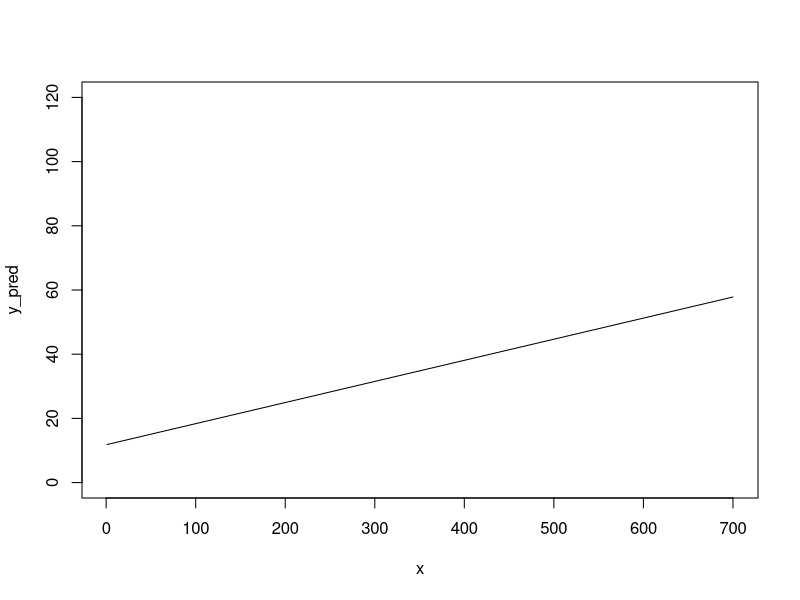

The R source for this figure:
#Codigo para problema 1

R2 <- 0.1923

R <- sqrt(R2)
R

m <- 0.06576
b <- 11.78755
x <- 647.1
m*x+b
x <- 1:700
y_pred <- m*x+b
plot(x,y_pred, type="l", ylim=c(0,120))
